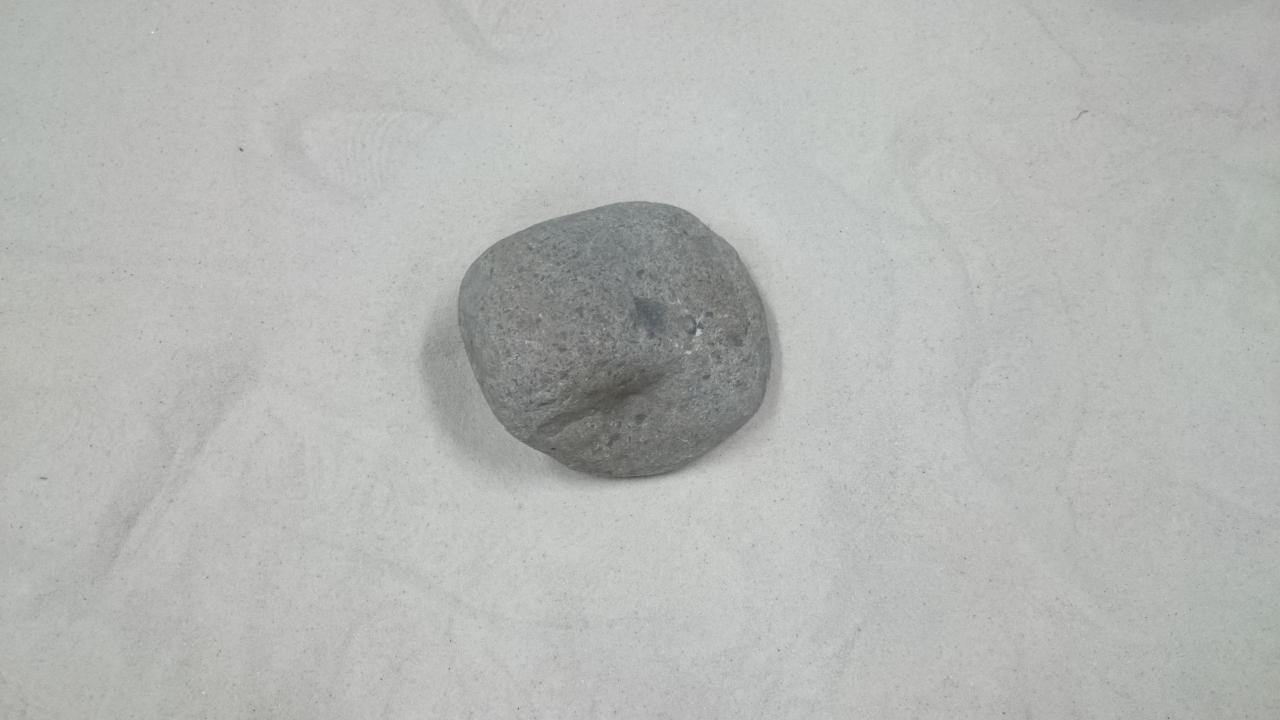
#> input picture image/rock/1.JPG, 3840 x 2160 px (shown at 1/3 size)
$ python -i intensity_sm.py   (imports and definitions only)   (Python 2 division)   (older library calls are emulated)
#> lines starting #> are read from the running program, lines starting #| are printed output that depends on the picture
# -*- coding: utf-8 -*-
'''
    IntensitySMの実装
    Usage: $ python intensity_sm.py <argv> or python intensity_sm.py
    argv : image,3ch
    dst  : Saliency Map, 1ch
'''

import cv2
import cv2.cv as cv
import numpy as np
import matplotlib.pyplot as plt
import os
import sys
from scipy import signal
from mpl_toolkits.mplot3d import Axes3D
import math
from pylab import *
import matplotlib.tri as mtri
from matplotlib import cm
from matplotlib.mlab import griddata

class SaliencyMap():

    def __init__(self):
        self.sample = 0


    def SaliencyMap(self,img):
        '''
            入力された画像のSaliency Mapを求める
            args : img  -> 入力画像
            dst  : SM   -> saliencymap,uint8のMat型1ch画像
            param: CM   -> 各特徴毎の正規化されたCouspicuity Map(顕著性map)
        '''
        # 前処理
        # img = self.PostProcessing(img)

        # Saliency Mapの入手
        IntensityCM = self.GetIntensityCM(img)

        cv2.imshow('img',img)


        return 0

    def GetIntensityCM(self,img):
        '''
           入力画像のIntensity Couspicuity Mapを求める
           argv: img         -> 入力画像
           dst : IntensityCM -> 強度の顕著性マップ
        '''
        # Get intensity image
        # img = cv2.cvtColor(img,cv2.COLOR_BGR2GRAY)

        # Generate Gaussian pyramid　[0]元画像、全部で10枚
        intensity_pyr = self.GetGaussianPyramid(img)
        intensity_pyr = np.array(intensity_pyr).astype(np.float)

        # Get 6 Difference of Gaussians, float64へ変換
        intensity_dog = self.GetDoG(intensity_pyr)

        # Get saliency map
        intensity_sm = self.GetSaliencyMap(intensity_dog)
        cv2.imshow('saliency map',intensity_sm/np.amax(intensity_sm))
        # self.test(intensit_pyr)

        return 0


    def GetGaussianPyramid(self,img):
        '''
            入力された画像のgaussian pyramidを計算する
            args : img    -> Mat,Uint8,1chの画像
            dst  : pyr  -> 元画像合わせて10階層のgaussian画像が入ったlist，それぞれargsと同じサイズ
                           pyr[i].shapeは，src.shape / 2**i
        '''
        # 準備
        pyr  = range(10)
        pyr[0]  = img

        # Create Gaussian pyramid
        for i in range(1,10):
            pyr[i] = cv2.pyrDown(pyr[i-1])

        # Resize pyramid
        for i in range(10):
            pyr[i] = cv2.resize(pyr[i],(len(img),len(img)), interpolation = cv2.INTER_LINEAR)
            # cv2.imshow('pyr%s'%i,pyr[i])
        return pyr

    def GetDoG(self,pyr):
        '''
           入力されたGauPyrに対してDoGを計算する
           階層が3つ離れているものと4つ離れているものの差分をとる
            args : pyr     ->   各階層のgaussian画像が入ったlist
            dst  : DoG     ->   特定の階層のDoGが入ったlist

        '''
        # sはscale
        DoG = range(6)
        for i,s in enumerate(range(2,5)):
            DoG[2*i]  = cv2.absdiff(pyr[s],pyr[s+2])
            DoG[2*i+1] = cv2.absdiff(pyr[s],pyr[s+3])
        return DoG

    def GetSaliencyMap(self,dog):
        '''
            DoGからSMを形成する
        '''

        sm = np.zeros_like(dog[0])

        for i in range(6):
            cv2.imshow('dog%s'%i,dog[i]/np.amax(dog[i]))
            sm = sm + dog[i]

        return sm

    # [32 lines left out: functions GetIntensityImg, PostProcessing, not called in this run]
################################################################################
# main
################################################################################
# [28 lines not run here, left out]

>>> import cv2
>>> picture = cv2.imread('../../image/rock/1.JPG')
#> picture is the input picture: shape (2160, 3840, 3); mean B, G, R 181, 183.5, 181.6
>>> result = SaliencyMap().SaliencyMap(picture)
#> after the loop in GetGaussianPyramid, `for i in range(1,10):`: pyr = 10 items
#> after the loop in GetDoG, `for i,s in enumerate(range(2,5)):`: DoG = 6 items
#> the loop in GetSaliencyMap, `for i in range(6):` made 6 passes
#> pass 1, in GetSaliencyMap, `cv2.imshow('dog%s'%i,dog[i]/np.amax(dog[i]))`:
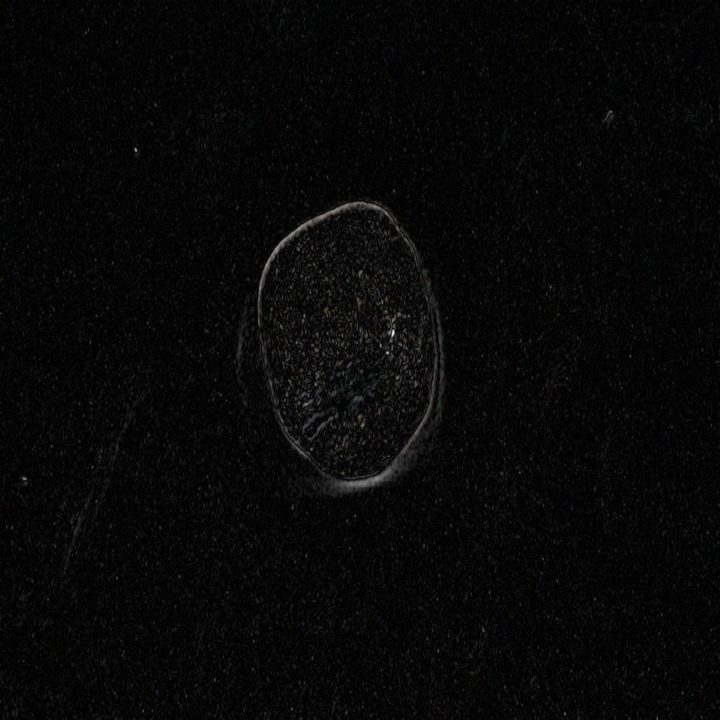
#> window 'dog0': shape (2160, 2160, 3) float64 (shown at 1/3 size); mean B, G, R 0.0306, 0.0306, 0.0307
#> pass 2, in GetSaliencyMap, `cv2.imshow('dog%s'%i,dog[i]/np.amax(dog[i]))`:
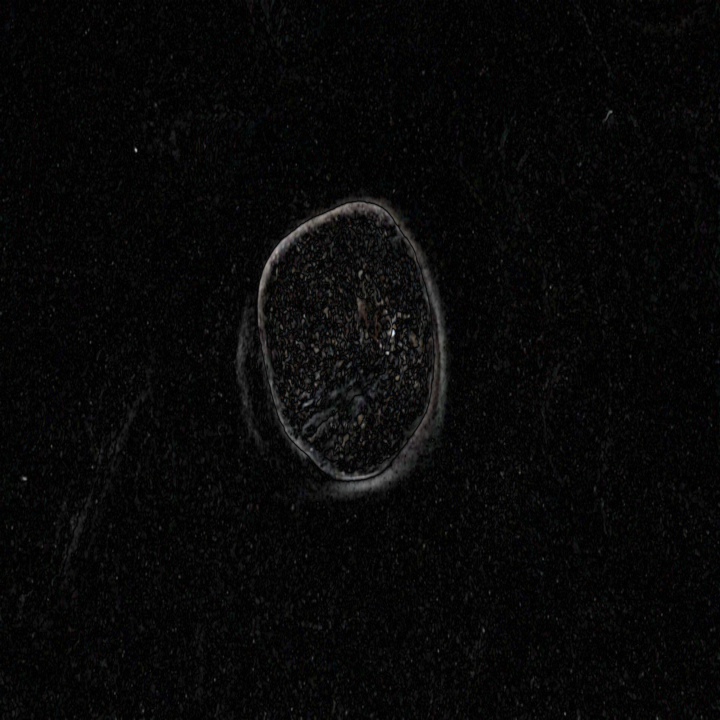
#> window 'dog1': shape (2160, 2160, 3) float64 (shown at 1/3 size); mean B, G, R 0.0347, 0.0346, 0.0349
#> after the loop in GetSaliencyMap, `for i in range(6):`:
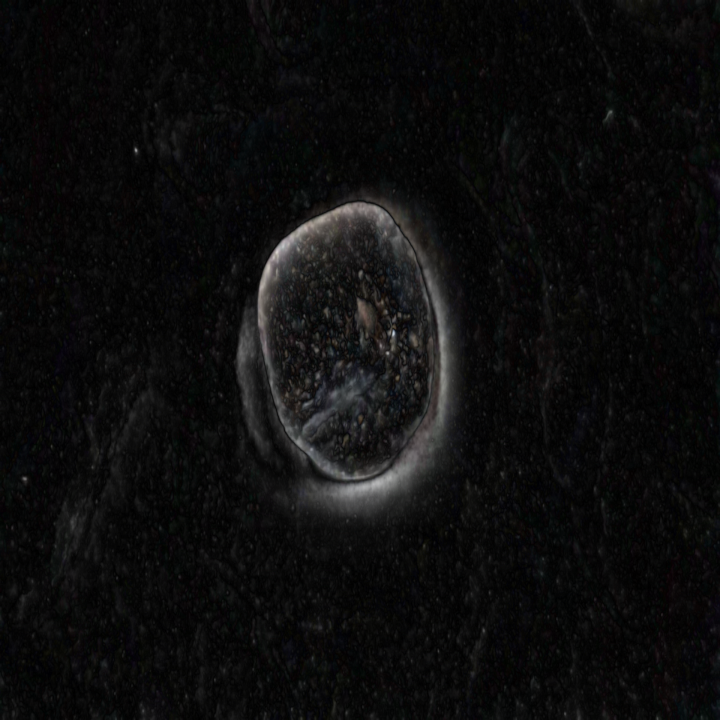
#> sm: shape (2160, 2160, 3) float64 (shown at 1/3 size); mean of channels 0, 1, 2 13, 12.9, 13; drawn as B, G, R
#> in SaliencyMap, `IntensityCM = self.GetIntensityCM(img)`: IntensityCM = 0
#> result = 0

$ run again, on image/rock/3.JPG
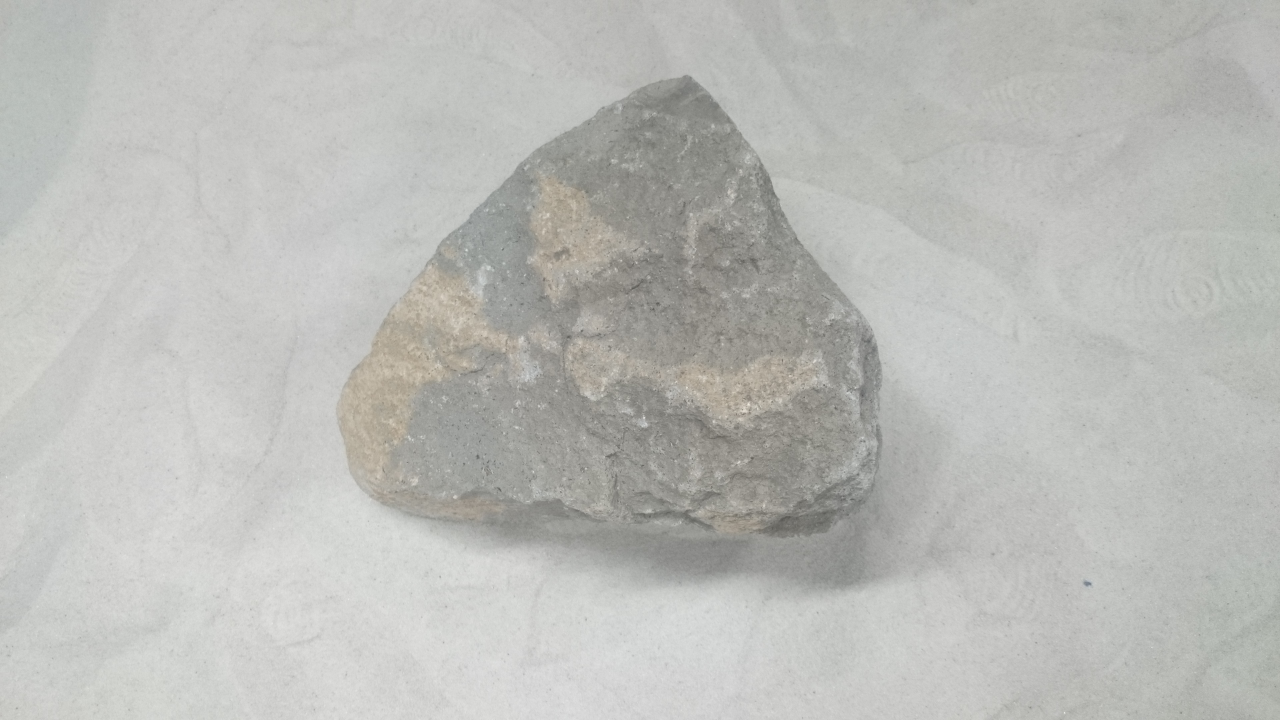
#> input picture image/rock/3.JPG, 3840 x 2160 px (shown at 1/3 size)
#> picture is the input picture: shape (2160, 3840, 3); mean B, G, R 184.2, 187.7, 187.1
#> after the loop in GetGaussianPyramid, `for i in range(1,10):`: pyr = 10 items
#> after the loop in GetDoG, `for i,s in enumerate(range(2,5)):`: DoG = 6 items
#> the loop in GetSaliencyMap, `for i in range(6):` made 6 passes
#> pass 1, in GetSaliencyMap, `cv2.imshow('dog%s'%i,dog[i]/np.amax(dog[i]))`:
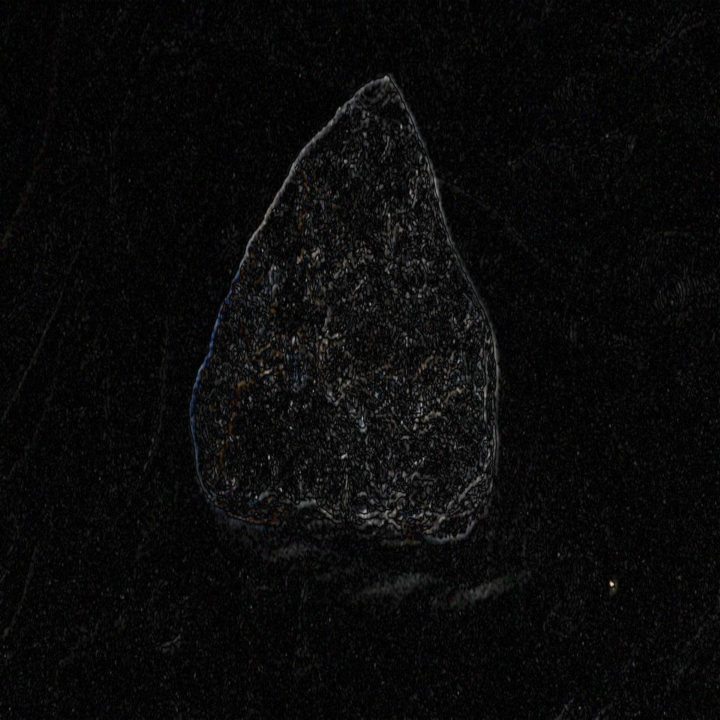
#> window 'dog0': shape (2160, 2160, 3) float64 (shown at 1/3 size); mean B, G, R 0.0403, 0.0401, 0.0403
#> after the loop in GetSaliencyMap, `for i in range(6):`:
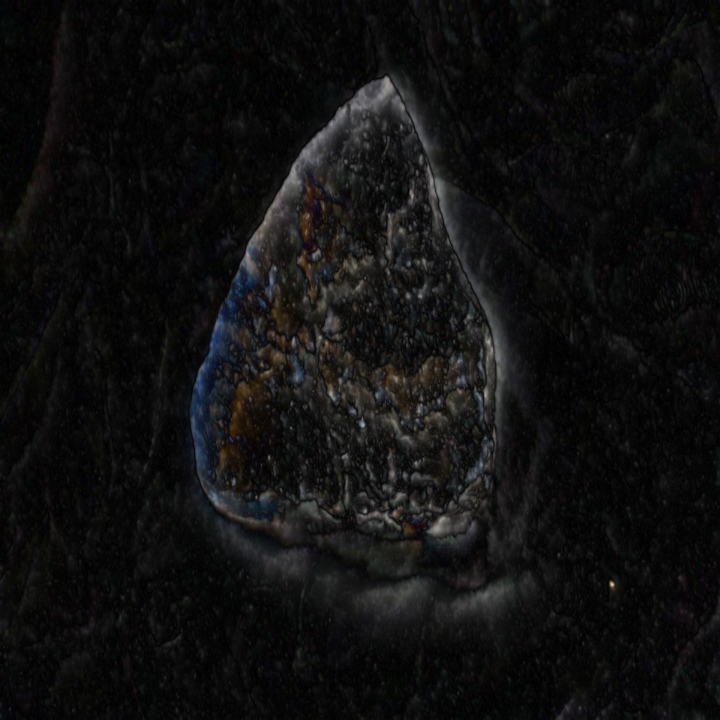
#> sm: shape (2160, 2160, 3) float64 (shown at 1/3 size); mean of channels 0, 1, 2 16.1, 16, 16.2; drawn as B, G, R
#> IntensityCM = 0

$ run again, on image/rock/4.JPG
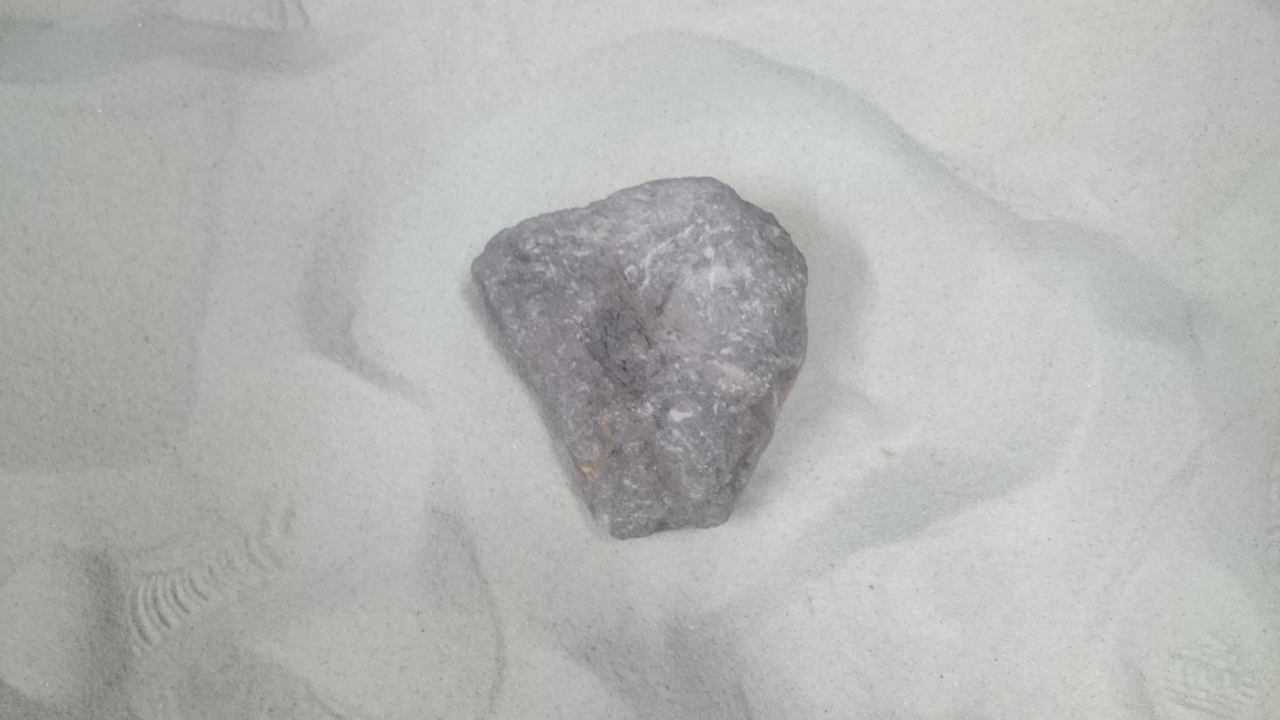
#> input picture image/rock/4.JPG, 3840 x 2160 px (shown at 1/3 size)
#> picture is the input picture: shape (2160, 3840, 3); mean B, G, R 179.9, 182.4, 181
#> after the loop in GetGaussianPyramid, `for i in range(1,10):`: pyr = 10 items
#> after the loop in GetDoG, `for i,s in enumerate(range(2,5)):`: DoG = 6 items
#> the loop in GetSaliencyMap, `for i in range(6):` made 6 passes
#> pass 1, in GetSaliencyMap, `cv2.imshow('dog%s'%i,dog[i]/np.amax(dog[i]))`:
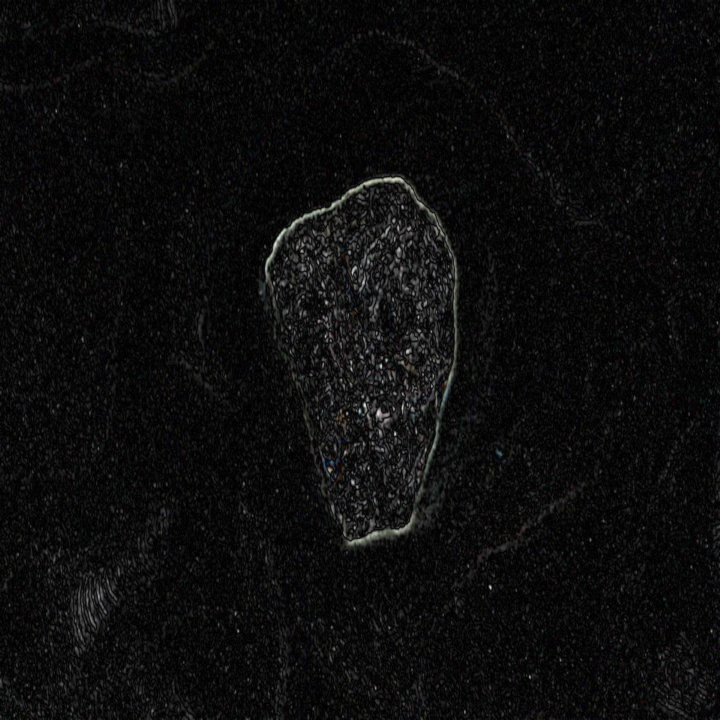
#> window 'dog0': shape (2160, 2160, 3) float64 (shown at 1/3 size); mean B, G, R 0.0517, 0.0518, 0.0517
#> after the loop in GetSaliencyMap, `for i in range(6):`:
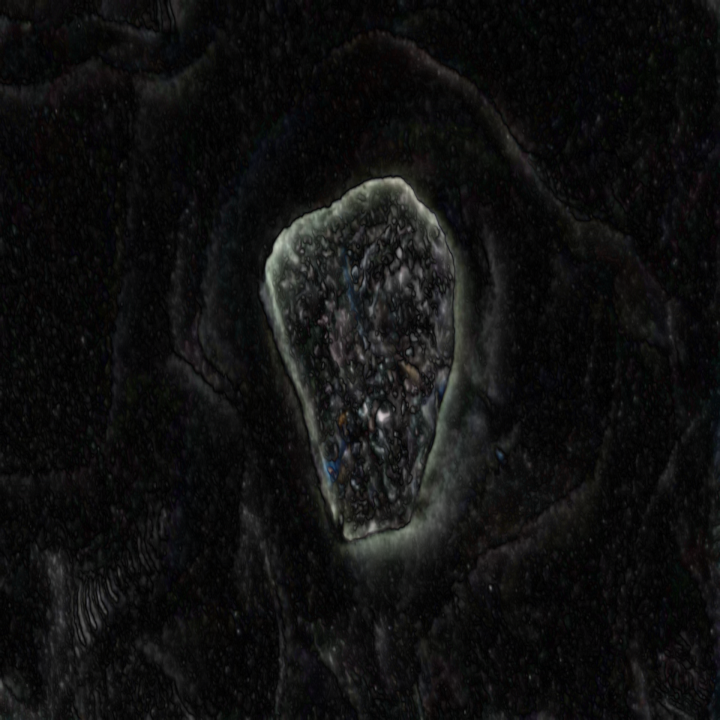
#> sm: shape (2160, 2160, 3) float64 (shown at 1/3 size); mean of channels 0, 1, 2 16.2, 16.4, 16.3; drawn as B, G, R
#> IntensityCM = 0

$ run again, on image/rock/5.JPG
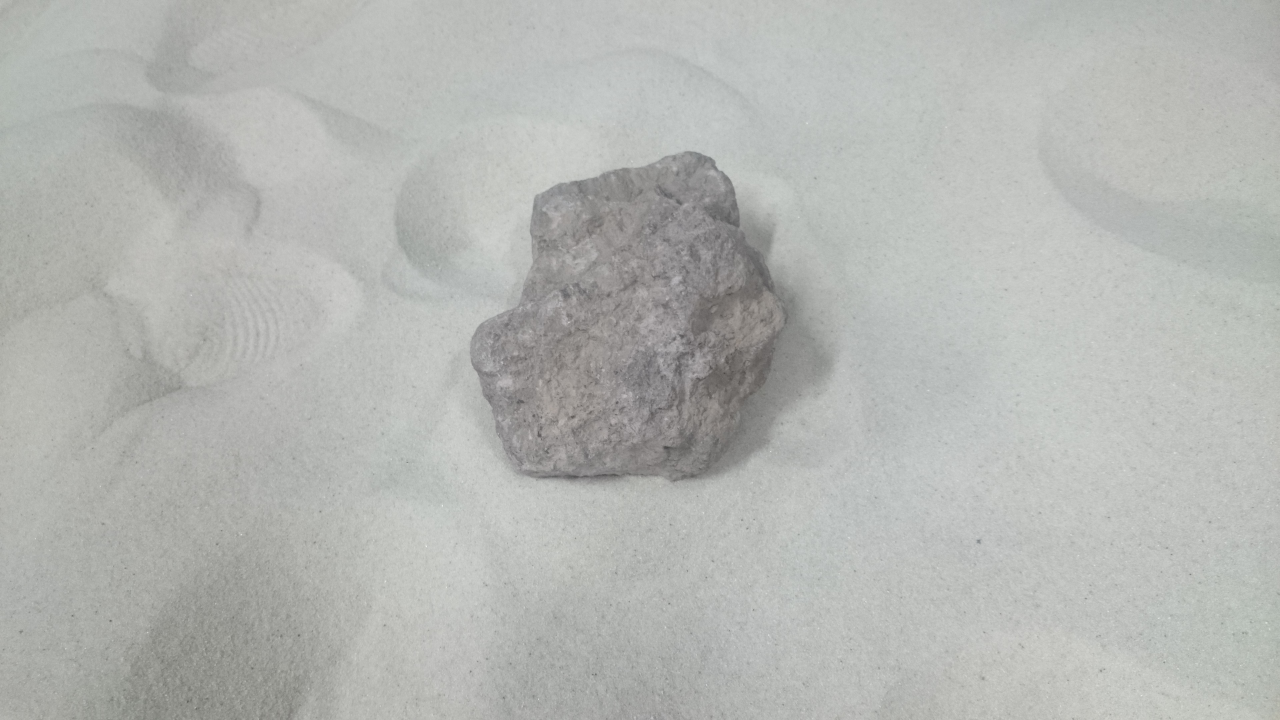
#> input picture image/rock/5.JPG, 3840 x 2160 px (shown at 1/3 size)
#> picture is the input picture: shape (2160, 3840, 3); mean B, G, R 178.7, 182, 180.1
#> after the loop in GetGaussianPyramid, `for i in range(1,10):`: pyr = 10 items
#> after the loop in GetDoG, `for i,s in enumerate(range(2,5)):`: DoG = 6 items
#> the loop in GetSaliencyMap, `for i in range(6):` made 6 passes
#> pass 1, in GetSaliencyMap, `cv2.imshow('dog%s'%i,dog[i]/np.amax(dog[i]))`:
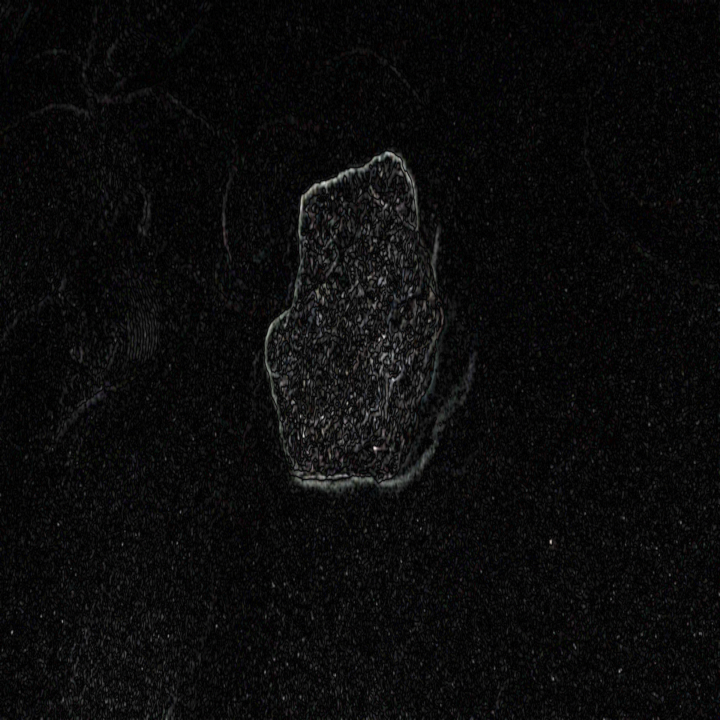
#> window 'dog0': shape (2160, 2160, 3) float64 (shown at 1/3 size); mean B, G, R 0.0451, 0.045, 0.045
#> after the loop in GetSaliencyMap, `for i in range(6):`:
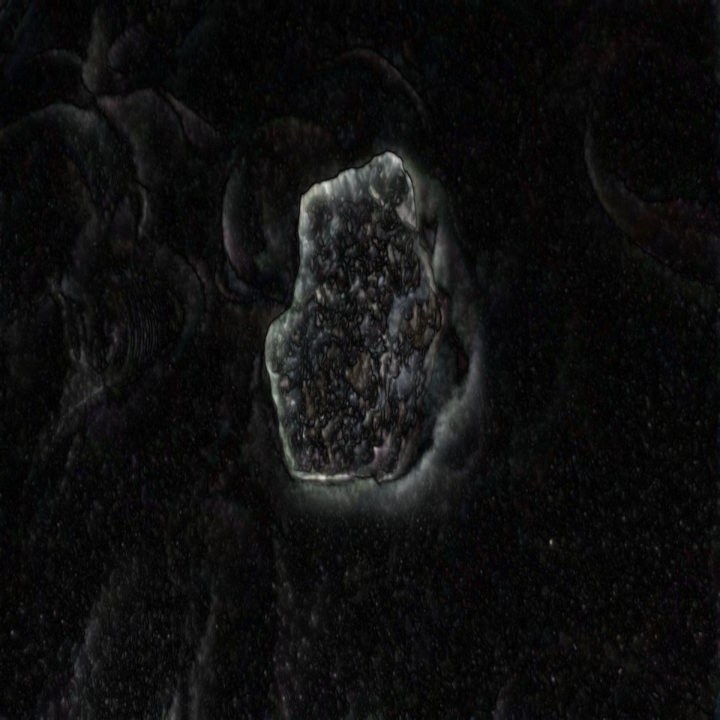
#> sm: shape (2160, 2160, 3) float64 (shown at 1/3 size); mean of channels 0, 1, 2 15, 15, 14.9; drawn as B, G, R
#> IntensityCM = 0
